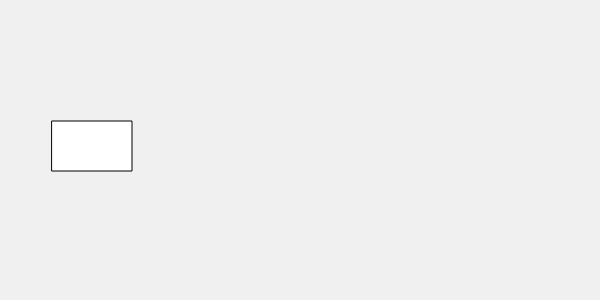
Frame 1 (no input)
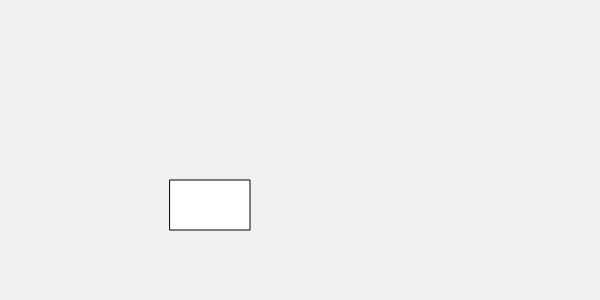
Frame 60 (no input)
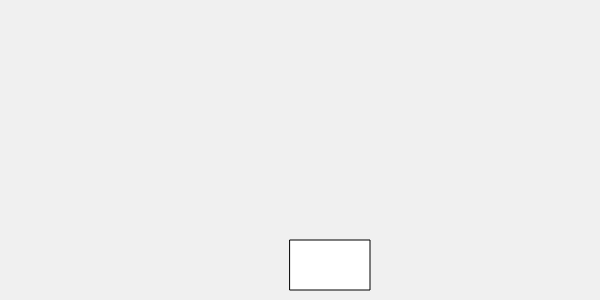
Frame 120 (the mouse pressed at the canvas centre since frame 60)

The p5.js sketch that drew these frames (run headless with seeded random() and noise() and a simulated clock; from frame 60 on, the mouse is pressed at the canvas centre):

// p5.js sketch
// ── sketch.js
let x = 50, y = 120;
let vx = 2, vy = 1;
let w = 80, h = 50;

function setup() {
  createCanvas(600, 300);
}

function draw() {
  background(240);

  // Mover el rectángulo
  x += vx;
  y += vy;

  // Rebotar en bordes horizontales
  if (x < 0 || x + w > width) {
    vx *= -1;
  }

  // Rebotar en bordes verticales
  if (y < 0 || y + h > height) {
    vy *= -1;
  }

  rect(x, y, w, h);
}
